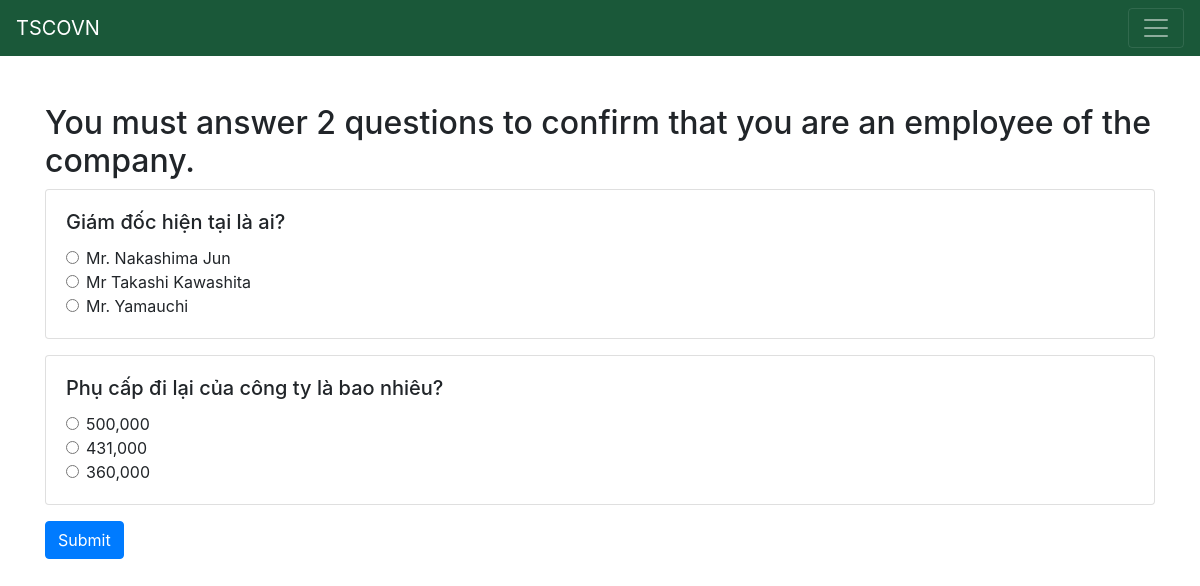
/cauhoi.php?lang=en, run on the app's committed database.
### tables this page shows
CREATE TABLE `questions` (
  `ID` int(11) NOT NULL AUTO_INCREMENT,
  `QuestionText` text DEFAULT NULL,
  `AnswerA` varchar(50) DEFAULT NULL,
  `AnswerB` varchar(50) DEFAULT NULL,
  `AnswerC` varchar(50) DEFAULT NULL,
  `CorrectAnswer` varchar(50) DEFAULT NULL,
  PRIMARY KEY (`ID`)
);

### cauhoi.php (the view, shortened to what this page needs)
<?php
$servername = "localhost";
$username = "root";
$password = "";
$dbname = "feedback_db";
if (isset($_GET["lang"]))
    $lang = $_GET["lang"];
else {
    if (isset($_SESSION["tsco_lang"]))
        $lang = $_SESSION["tsco_lang"];
    else
        $lang = 'vi';
}
if ($lang == 'vi') {
    $title = 'Bạn phải trả lời 2 câu hỏi để xác nhận là nhân viên của công ty.';
    $ngonNgu = "Ngôn Ngữ";
    $wait = "Bạn đã trả lời sai, vui lòng đợi 5 phút trước khi thử lại.";
    $timeRemaining = "Thời gian còn lại:";
} else if ($lang == 'en') {
    $title = 'You must answer 2 questions to confirm that you are an employee of the company.';
} else {
    $title = 'あなたが会社の従業員であることを確認するには、2 つの質問に答える必要があります。';
    $ngonNgu = "言語";
    $wait = "再試行する前に待つ必要があります。";
    $timeRemaining = "残り時間:";
}
$conn = new mysqli($servername, $username, $password, $dbname);
function fetch_questions($conn)
{
    $sql = "SELECT id, QuestionText, AnswerA, AnswerB, AnswerC, CorrectAnswer FROM questions ORDER BY RAND() LIMIT 2";
    return $conn->query($sql);
}
if (!isset($_SESSION['wait_time']) || time() >= $_SESSION['wait_time']) {
    $result = fetch_questions($conn);
?>
    <!DOCTYPE html>
    <html lang="en">
    <head>
        <link href="./css/bootstrap.min.css" rel="stylesheet">
    </head>
    <body>
        <nav class="navbar navbar-dark bg-tscovn">
            <a class="navbar-brand" href="#">TSCOVN</a>
            <button class="navbar-toggler" type="button" data-toggle="collapse" data-target="#navbarSupportedContent" aria-controls="navbarSupportedContent" aria-expanded="false" aria-label="Toggle navigation">
                <span class="navbar-toggler-icon"></span>
            </button>
        </nav>
        <div class="container mt-5">
            <h2><?= $title ?></h2>
            <form method="post" action="">
                <?php
                if ($result->num_rows > 0) {
                    while ($row = $result->fetch_assoc()) {
                        echo '
                <div class="card mb-3">
                    <div class="card-body">
                        <h5 class="card-title">' . $row["QuestionText"] . '</h5>
                        <div class="form-check">
                            <input class="form-check-input" type="radio" name="answers[' . $row["id"] . ']" id="answerA' . $row["id"] . '" value="A">
                            <label class="form-check-label" for="answerA' . $row["id"] . '">
                                ' . $row["AnswerA"] . '
                            </label>
                        </div>
                        <div class="form-check">
                            <input class="form-check-input" type="radio" name="answers[' . $row["id"] . ']" id="answerB' . $row["id"] . '" value="B">
                            <label class="form-check-label" for="answerB' . $row["id"] . '">
                                ' . $row["AnswerB"] . '
                            </label>
                        </div>
                        <div class="form-check">
                            <input class="form-check-input" type="radio" name="answers[' . $row["id"] . ']" id="answerC' . $row["id"] . '" value="C">
                            <label class="form-check-label" for="answerC' . $row["id"] . '">
                                ' . $row["AnswerC"] . '
                            </label>
                        </div>
                    </div>
                </div>
                ';
                    }
                    echo '<button type="submit" class="btn btn-primary">Submit</button>';
                } else {
                    echo "0 results";
                }
                ?>
            </form>
        </div>
    </body>
    </html>
<?php
}
?>

### data on the page
questions: QuestionText "Giám đốc hiện tại là ai?", AnswerA "Mr. Nakashima Jun", AnswerB "Mr Takashi Kawashita", AnswerC "Mr. Yamauchi"
questions: QuestionText "Phụ cấp đi lại của công ty là bao nhiêu?", AnswerA "500,000", AnswerB "431,000", AnswerC "360,000"

### other printed values
$title "You must answer 2 questions to confirm that you are an employee of the company."
